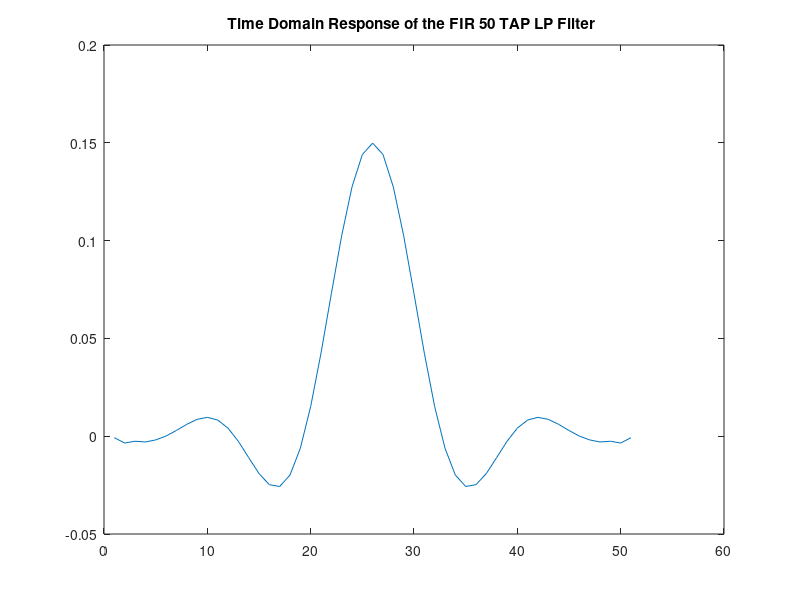
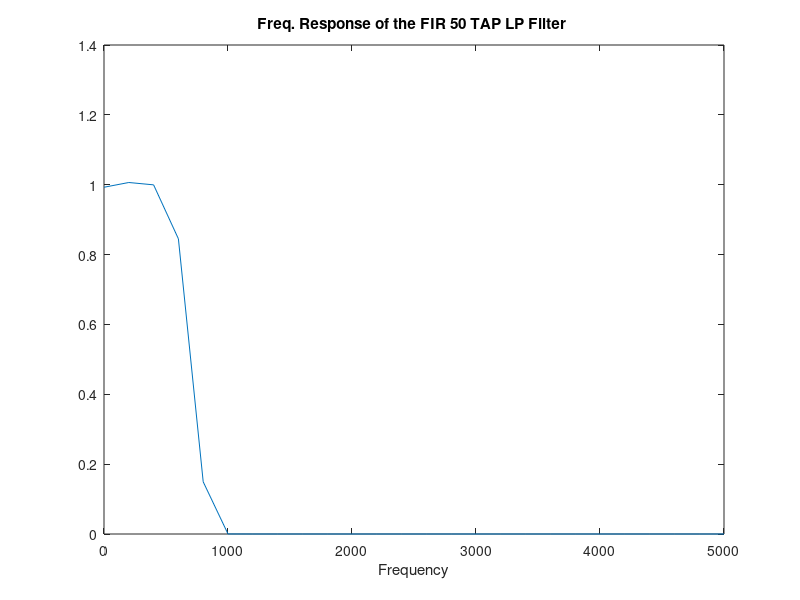

These figures' MATLAB source, in order:
clc 
close all 
clear 

coeff= [-0.0007520,
-0.0034964,
-0.0025769,
-0.0029542,
-0.0019023,
0.0000758,
0.0029216,
0.0060432,
0.0086036,
0.0096315,
0.0082863,
0.0041324,
-0.0026099,
-0.0109327,
-0.0190812,
-0.0247933,
-0.0257037,
-0.0198456,
-0.0061564,
0.0151535,
0.0424563,
0.0728342,
0.1024994,
0.1274179,
0.1440151,
0.1498378,
0.1440151,
0.1274179,
0.1024994,
0.0728342,
0.0424563,
0.0151535,
-0.0061564,
-0.0198456,
-0.0257037,
-0.0247933,
-0.0190812,
-0.0109327,
-0.0026099,
0.0041324,
0.0082863,
0.0096315,
0.0086036,
0.0060432,
0.0029216,
0.0000758,
-0.0019023,
-0.0029542,
-0.0025769,
-0.0034964,
-0.0007520]; 
figure 
plot(coeff)
title("Time Domain Response of the FIR 50 TAP LP Filter ")
kernel_PS= abs(fft(coeff).^2); 
hx= linspace(0,5000,floor(length(coeff)/2)+1);
figure
plot(hx,kernel_PS(1:length(hx)))
title("Freq. Response of the FIR 50 TAP LP Filter ")
xlabel("Frequency")
